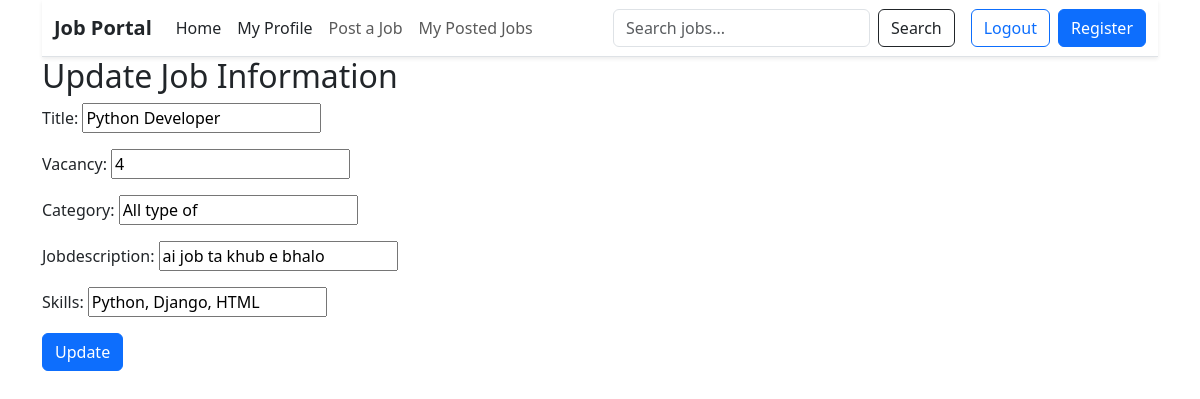
Screenshot of /updatejob/5/ (signed in) with the database file from the repository.
### job/models.py (models this page shows, shortened)
class Job(models.Model):
   recruiter=models.ForeignKey(User, on_delete=models.CASCADE, related_name='jobs')
   title=models.CharField(max_length=200)
   vacancy=models.CharField(max_length=20)
   category=models.CharField(max_length=200)
   jobdescription=models.CharField(max_length=200)
   skills=models.CharField(max_length=300)
   created_at=models.DateTimeField(auto_now_add=True)

### job/views.py (the view)
# urls.py: path('updatejob/<int:id>/', update_job, name='updateJob'),
@login_required(login_url='login')
def update_job(request, id):
    if request.user.user_type !='recruiter':
        return redirect('home')
    job=Job.objects.get(id=id, recruiter=request.user)
    if request.method=='POST':
       form =JobForm(request.POST, instance=job)
       if form.is_valid():
           form.save()
           return redirect('recruiter_dashboard')
    else:
        form=JobForm(instance=job)
    return render(request, 'updateJob.html',{
        'form':form
    })

### job/forms.py
class JobForm(forms.ModelForm):
    class Meta:
        model=Job
        fields=['title', 'vacancy','category','jobdescription','skills']

### templates/updateJob.html (shortened to what this page needs)
{% extends 'base.html' %}
{% block content %}
<h2>Update Job Information</h2>
<form method="POST">
    {{form.as_p}}
    <button type="submit" class="btn btn-primary w-10">
        Update
    </button>
</form>
{% endblock content %}

### rows the page displays
Job: title "Python Developer", vacancy "4", category "All type of", jobdescription "ai job ta khub e bhalo", skills "Python, Django, HTML"
